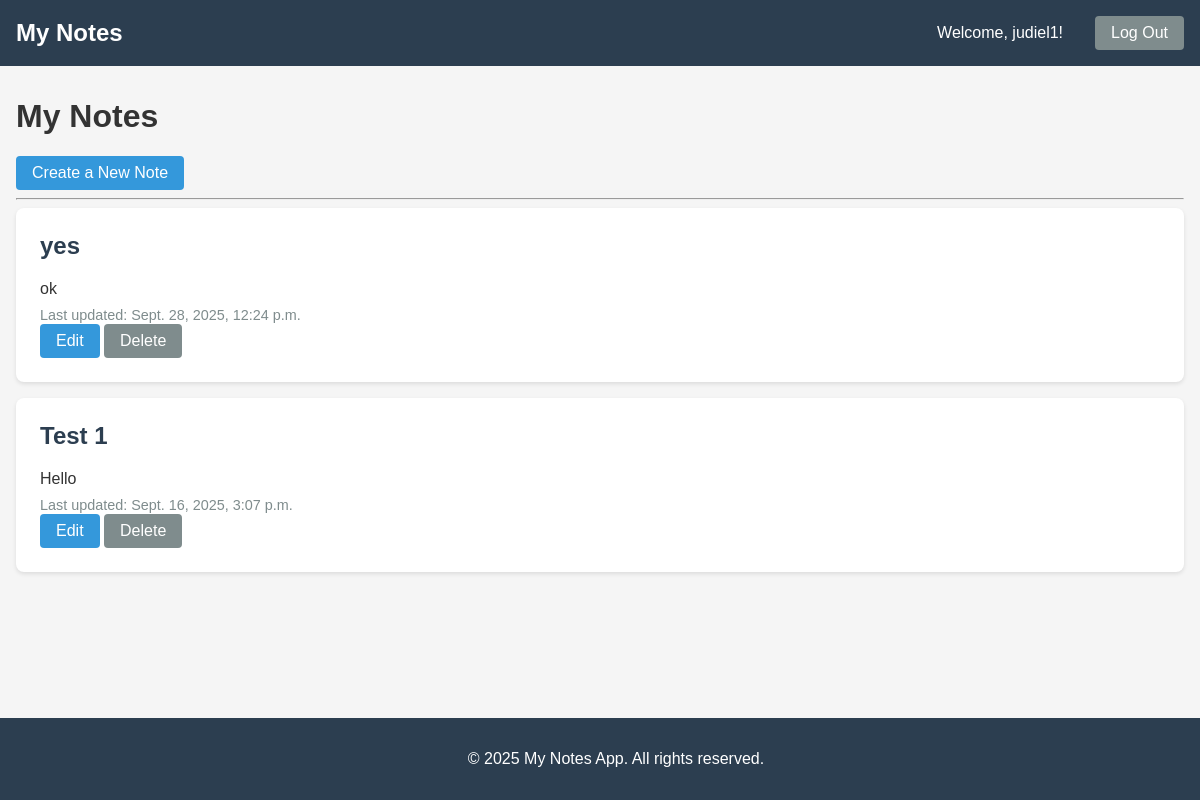
/notes/ (signed in), run on an earlier commit of the app's database.
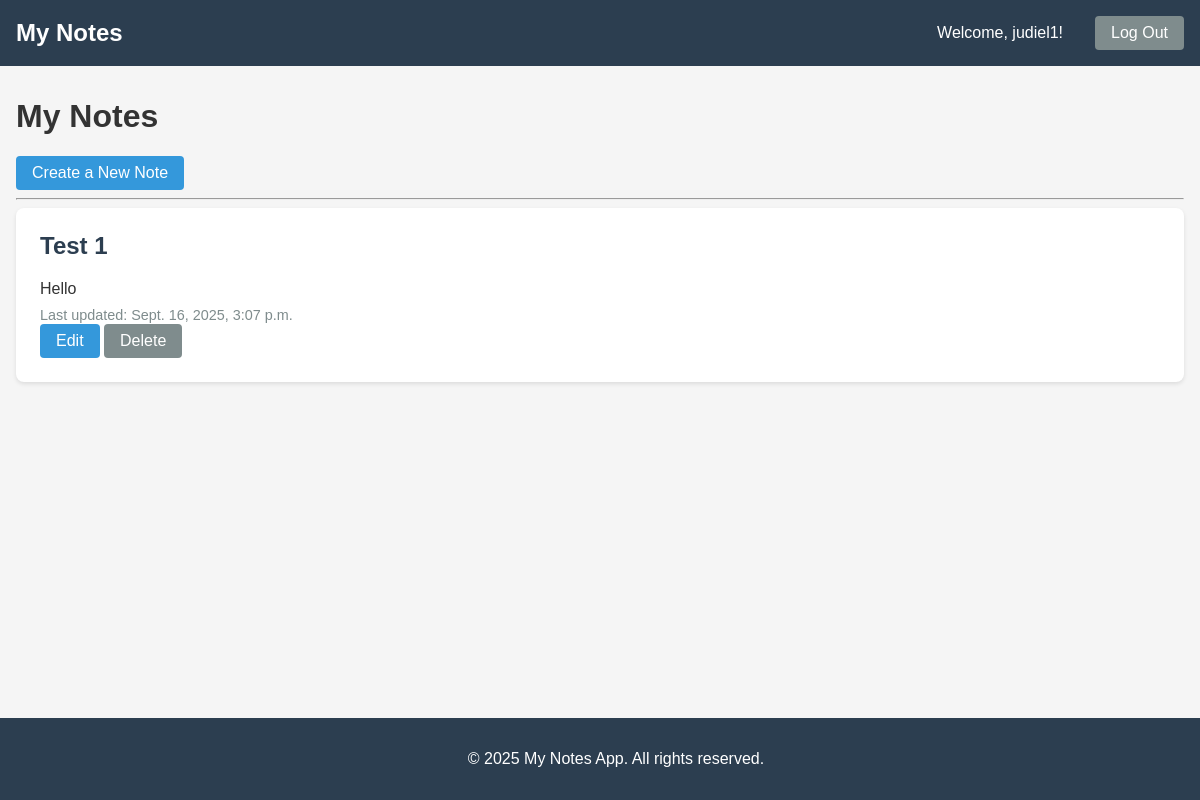
And on a later commit of the database.
### notes/models.py (models this page shows, shortened)
class Note(models.Model):
    title = models.CharField(max_length=255)
    description = models.TextField() # TextField is better for long descriptions
    createdAt = models.DateTimeField(auto_now_add=True)
    updatedAt = models.DateTimeField(auto_now=True)
    createdBy = models.ForeignKey(User, on_delete=models.CASCADE, related_name="notes")
    is_deleted = models.BooleanField(default=False)

### notes/views.py (the view)
# urls.py: path('notes/', views.note_list_view, name='note_list'),  # Notes home page
@login_required
def note_list_view(request):
    notes = Note.objects.filter(createdBy=request.user, is_deleted=False).order_by('-updatedAt')
    return render(request, 'notes/note_list.html', {'notes': notes})

### notes/templates/notes/note_list.html (shortened to what this page needs)
{% extends 'notes/base.html' %}
{% block content %}
<h1>My Notes</h1>
<a href="{% url 'notes:note_create' %}" class="btn btn-primary">Create a New Note</a>
<hr>
{% for note in notes %}
<div id="note-{{ note.pk }}" class="note-card">
    <h2>{{ note.title }}</h2>
    <p>{{ note.description }}</p>
    <small class="timestamp">Last updated: {{ note.updatedAt }}</small>
    <div>
        <a href="{% url 'notes:note_edit' note.pk %}" class="btn btn-primary">Edit</a>
        <button
            class="btn btn-secondary"
            hx-delete="{% url 'notes:note_delete' note.pk %}"
            hx-target="#note-{{ note.pk }}"
            hx-swap="outerHTML"
            hx-confirm="Are you sure?"
            hx-headers='{"X-CSRFToken": "{{csrf_token}}"}'>
            Delete
        </button>
    </div>
</div>
{% empty %}
<p>You haven't created any notes yet.</p>
{% endfor %}
{% endblock %}

What changed in the data, as far as the page shows it:
no longer on this page (row edited): Note: title "yes", description "ok", updatedAt "Sept. 28, 2025, 12:24 p.m."
